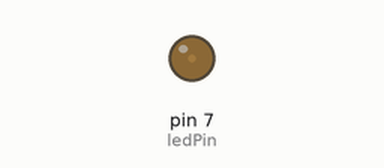
This sketch was run on a simulated Arduino Uno, built with avr-gcc and run on an emulated ATmega328P. Parts: output pins drawn as LEDs (lit = HIGH). What the sketch prints to the serial monitor is not drawn.

Above: at 0.05 s.
At 0.35 s:
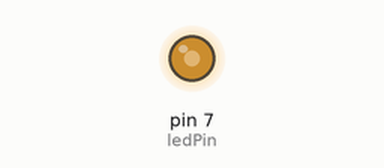
At 0.5 s:
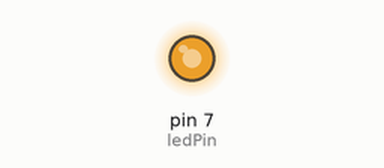
At 1.0 s:
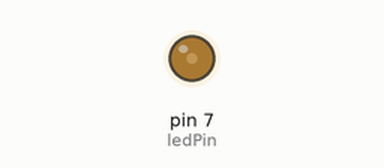
Timing chart, 0 to 3.0 s (numbered marks = the images above):
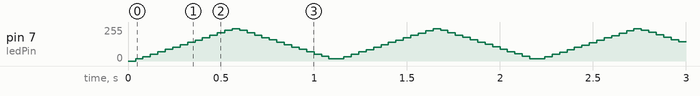

The sketch:

challenge_06C1.ino
```cpp
int ledPin = 7;
int period_val;
unsigned long time;

void setup() {
  pinMode(7, OUTPUT);
  Serial.begin(115200);
  set_period(100); // set the period value at here.
}

void loop() {
  for (int fadeValue = 0; fadeValue <= 100; fadeValue +=1) {
    set_duty(fadeValue);
  }
  for (int fadeValue = 100; fadeValue >= 0; fadeValue -=1) {
    set_duty(fadeValue);
  }
  time = millis();
  Serial.println(time);
}

int set_period(int period) {
  period_val = period;
}

int set_duty(int duty) {
  int count = 0;
  int count_limit = 0;
  int newduty = 0;

  if (period_val == 100) {
    newduty = duty;
    count_limit = 50;
  }
  else if (period_val == 1000) {
    newduty = duty * 10;
    count_limit = 5;
  }
  else {
    newduty = duty * 100;
    count_limit = 1;
  }

  while (count < count_limit) {
    digitalWrite(7, HIGH);
    delayMicroseconds(duty);

    digitalWrite(7, LOW);
    delayMicroseconds(period_val-duty);

    count++;
  }
}
```
